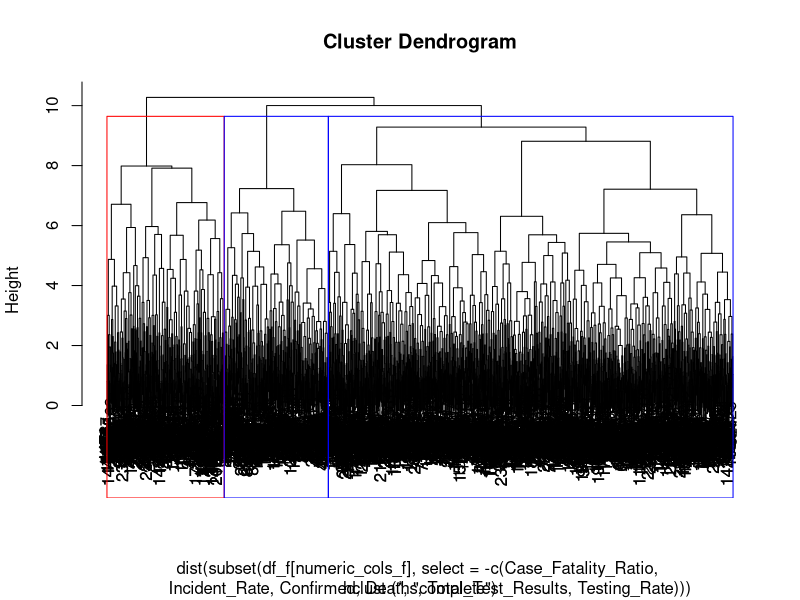

Generate this figure with R: (Note: this script raises an error after producing the figure.)
## ---- chunk 1
knitr::opts_chunk$set(echo = TRUE)
## ---- chunk 2
df_f <- read.csv("TrainTestDatasets/Train_CaseFatality_PCA.csv")
df_i <- read.csv("TrainTestDatasets/Train_Incident_PCA.csv")
## ---- chunk 3
numeric_cols_f <- sapply(df_f, is.numeric)
clusters <- hclust(dist(subset(df_f[numeric_cols_f], select = -c(Case_Fatality_Ratio, Incident_Rate, Confirmed, Deaths, Total_Test_Results, Testing_Rate))))
plot(clusters)
# Define colors based on outcome variable
outcome_var <- df_f$Case_Fatality_Ratio
outcome_colors <- ifelse(outcome_var > mean(outcome_var), "red", "blue") 
rect.hclust(clusters, k = 3, border = outcome_colors)






## ---- chunk 4
numeric_cols_i <- sapply(df_i, is.numeric)
clusters2 <- hclust(dist(subset(df_i[numeric_cols_i], select = -c(Case_Fatality_Ratio, Incident_Rate, Confirmed, Deaths, Total_Test_Results, Testing_Rate))))
plot(clusters2)
# Define colors based on outcome variable
outcome_var <- df_i$Incident_Rate
outcome_colors <- ifelse(outcome_var > mean(outcome_var), "red", "blue") 
rect.hclust(clusters2, k = 3, border = outcome_colors)

